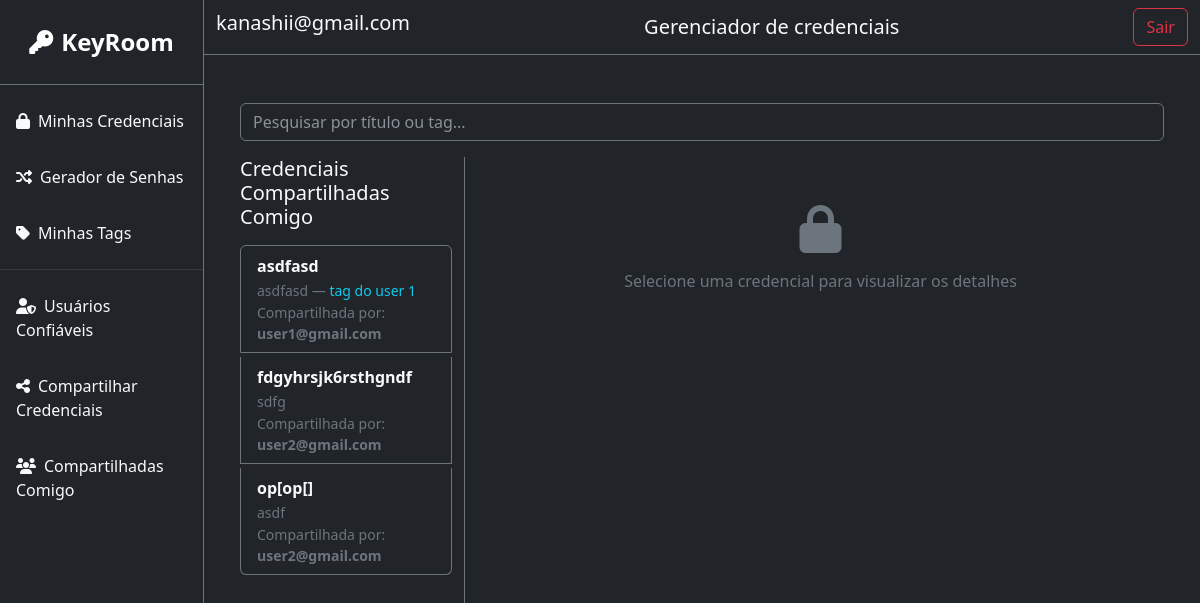
Page /shared_credentials/ (signed in) on the earlier database version.
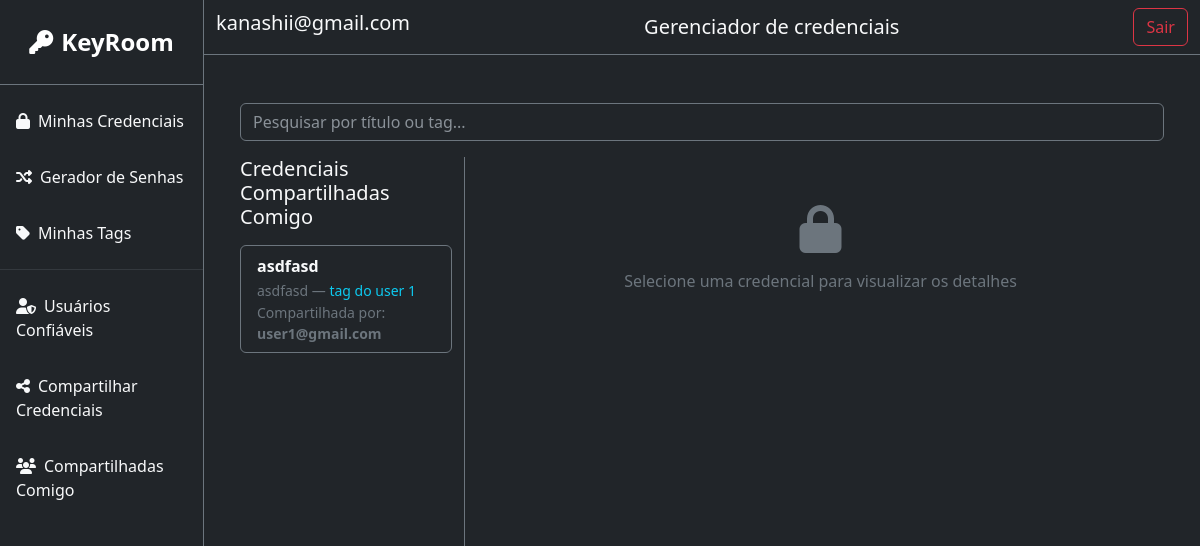
Same page on the later database version.
### core/models.py (models this page shows, shortened)
class SharedCredential(models.Model):
    credential = models.ForeignKey(Credential, on_delete=models.CASCADE, related_name='shared_with')
    owner = models.ForeignKey(CustomUser, on_delete=models.CASCADE, related_name='shared_credentials')
    shared_with = models.ForeignKey(CustomUser, on_delete=models.CASCADE, related_name='received_credentials')
    class Meta:
        constraints = [
            models.UniqueConstraint(fields=['credential', 'shared_with'], name='unique_credential_sharing')
        ]

class Credential(models.Model):
    user = models.ForeignKey(CustomUser, on_delete=models.CASCADE, related_name='credentials')
    tag = models.ForeignKey(CustomTag, on_delete=models.SET_NULL, related_name='credentials', null=True,  blank=True)
    title = models.CharField(max_length=200)
    username = models.CharField(max_length=200)
    password = models.CharField(max_length=200, blank=True)
    url = models.CharField(max_length=200, blank=True)
    otpCode = models.CharField(max_length=200, blank=True)
    notes = models.TextField(blank=True)

class CustomTag(models.Model):
    user = models.ForeignKey(CustomUser, on_delete=models.CASCADE, related_name='custom_tags')
    name = models.CharField(max_length=50)

class CustomUser(AbstractUser):
    uniquiCode = models.CharField(max_length=100, unique=True)

### core/views/view_shared_credentials.py (the view)
# urls.py: path('shared_credentials/', view_shared_credentials.list_shared_credentials, name='list_shared_credentials'),
@login_required(login_url='home_page')
def list_shared_credentials(request):
    shared_credentials = SharedCredential.objects.filter(shared_with=request.user).select_related('credential', 'credential__tag', 'owner')
    return render(request, 'shared_credentials/list.html', {
        'shared_credentials': shared_credentials
    })

### core/templates/shared_credentials/list.html (shortened to what this page needs)
{% extends 'base.html' %}
{% block content %}
    <div class="container-fluid py-4">
        <div class="mb-3">
            <input type="text"
                   id="searchInput"
                   class="form-control bg-dark text-light border-secondary"
                   placeholder="Pesquisar por título ou tag...">
        </div>
        <div class="row">
            <div class="col-md-4 col-lg-3 border-end border-secondary" style="height: 80vh; overflow-y: auto;">
                <h5 class="text-light mb-3">Credenciais Compartilhadas Comigo</h5>
                <div class="list-group" id="credentialList">
                    {% for shared in shared_credentials %}
                        <button
                            class="list-group-item list-group-item-action bg-dark text-light border-secondary mb-1"
                            onclick="showCredential('{{ shared.credential.id }}')"
                            data-tag="{{ shared.credential.tag.name|default_if_none:'' }}">
                            <div class="fw-bold">{{ shared.credential.title }}</div>
                            <small class="text-secondary">
                                {{ shared.credential.username }}
                                {% if shared.credential.tag %} — <span class="text-info">{{ shared.credential.tag.name }}</span>{% endif %}
                            </small>
                            <div class="text-secondary small">Compartilhada por: <span class="fw-bold">{{ shared.owner.username }}</span></div>
                        </button>
                    {% empty %}
                        <div class="alert alert-dark border-secondary text-light">
                            Nenhuma credencial compartilhada com você.
                        </div>
                    {% endfor %}
                </div>
            </div>
            <div class="col-md-8 col-lg-9" id="credentialDetail">
                <div class="text-center text-secondary mt-5">
                    <i class="fas fa-lock fa-3x mb-3"></i>
                    <p>Selecione uma credencial para visualizar os detalhes</p>
                </div>
            </div>
        </div>
    </div>
{% endblock %}

Differences in the rows shown:
removed SharedCredential: credential "fdgyhrsjk6rsthgndf", credential.username "sdfg", owner.username "user2@gmail.com"
removed SharedCredential: credential "op[op[]", credential.username "asdf", owner.username "user2@gmail.com"
